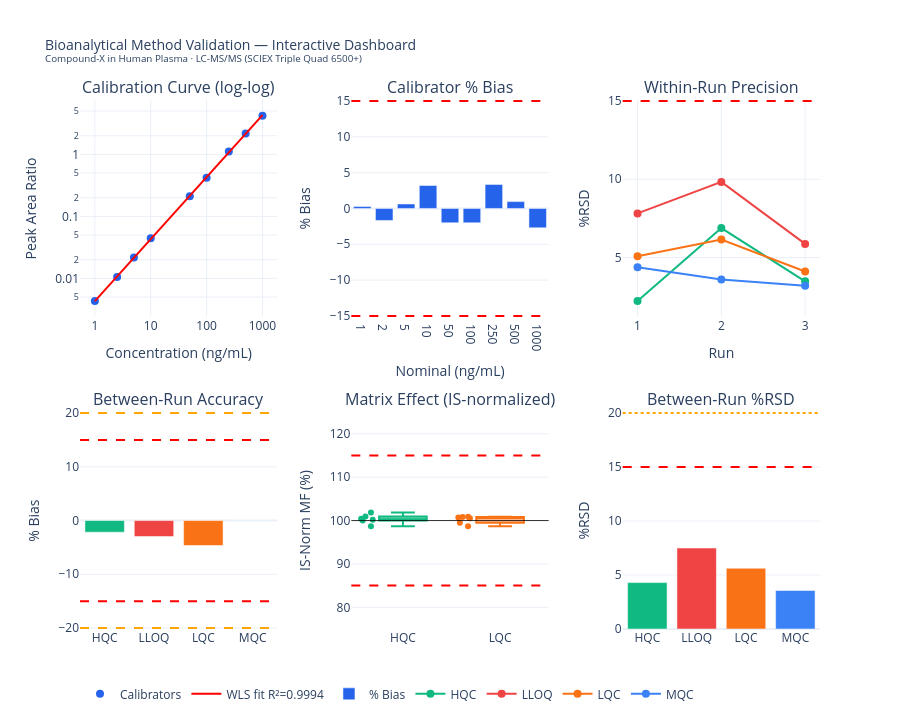

Here is the notebook cell this chart was saved with:
### Markdown cell above
---
## 8. Interactive Plotly Dashboard

### Code cell
fig_p = make_subplots(
    rows=2, cols=3,
    subplot_titles=(
        'Calibration Curve (log-log)',
        'Calibrator % Bias',
        'Within-Run Precision',
        'Between-Run Accuracy',
        'Matrix Effect (IS-normalized)',
        'Between-Run %RSD'
    ),
    vertical_spacing=0.18,
    horizontal_spacing=0.10
)

PLOTLY_COLORS = {'LLOQ': '#EF4444', 'LQC': '#F97316', 'MQC': '#3B82F6', 'HQC': '#10B981'}

# Panel 1: Calibration curve
fig_p.add_trace(go.Scatter(
    x=cal_conc, y=measured_ratio, mode='markers',
    marker=dict(color='#2563EB', size=8),
    name='Calibrators',
    hovertemplate='%{x:.1f} ng/mL → %{y:.5f}<extra></extra>'
), row=1, col=1)
fig_p.add_trace(go.Scatter(
    x=x_fit, y=y_fit, mode='lines',
    line=dict(color='red', width=2),
    name=f'WLS fit R²={r2_weighted:.4f}',
), row=1, col=1)
fig_p.update_xaxes(type='log', title_text='Concentration (ng/mL)', row=1, col=1)
fig_p.update_yaxes(type='log', title_text='Peak Area Ratio', row=1, col=1)

# Panel 2: Calibrator % bias
fig_p.add_trace(go.Bar(
    x=[f'{c:.0f}' for c in cal_conc],
    y=pct_bias_cal,
    marker_color=['#EF4444' if abs(b) > 15 else '#2563EB' for b in pct_bias_cal],
    name='% Bias',
    hovertemplate='%{x} ng/mL: %{y:.2f}%<extra></extra>'
), row=1, col=2)
for y_val, color, dash in [(15,'red','dash'),(-15,'red','dash')]:
    fig_p.add_hline(y=y_val, line_color=color, line_dash=dash, row=1, col=2)
fig_p.update_xaxes(title_text='Nominal (ng/mL)', row=1, col=2)
fig_p.update_yaxes(title_text='% Bias', row=1, col=2)

# Panel 3: Within-run precision
for level, grp in within_run.groupby('QC Level'):
    fig_p.add_trace(go.Scatter(
        x=grp['Run'], y=grp['%RSD_within'],
        mode='lines+markers', name=level,
        line=dict(color=PLOTLY_COLORS[level]),
        marker=dict(size=8),
        legendgroup=level,
        hovertemplate=f'{level} Run %{{x}}: %{{y:.2f}}%RSD<extra></extra>'
    ), row=1, col=3)
fig_p.add_hline(y=15, line_dash='dash', line_color='red', row=1, col=3)
fig_p.update_xaxes(title_text='Run', tickvals=[1,2,3], row=1, col=3)
fig_p.update_yaxes(title_text='%RSD', row=1, col=3)

# Panel 4: Between-run accuracy
fig_p.add_trace(go.Bar(
    x=between_run['QC Level'],
    y=between_run['%Bias_overall'],
    marker_color=[PLOTLY_COLORS[l] for l in between_run['QC Level']],
    name='% Bias (between-run)',
    showlegend=False,
    hovertemplate='%{x}: %{y:.2f}%<extra></extra>'
), row=2, col=1)
for y_val in [15, -15, 20, -20]:
    fig_p.add_hline(y=y_val,
                    line_color='red' if abs(y_val)==15 else 'orange',
                    line_dash='dash', row=2, col=1)
fig_p.update_yaxes(title_text='% Bias', row=2, col=1)

# Panel 5: Matrix effect
for level, grp in df_me.groupby('QC Level'):
    fig_p.add_trace(go.Box(
        y=grp['Matrix Factor IS-norm (%)'],
        name=level,
        marker_color=PLOTLY_COLORS.get(level, '#888'),
        boxpoints='all', jitter=0.3,
        showlegend=False,
        hovertemplate=f'{level}: %{{y:.1f}}%<extra></extra>'
    ), row=2, col=2)
fig_p.add_hline(y=115, line_dash='dash', line_color='red', row=2, col=2)
fig_p.add_hline(y=85,  line_dash='dash', line_color='red', row=2, col=2)
fig_p.add_hline(y=100, line_color='black', line_width=0.8, row=2, col=2)
fig_p.update_yaxes(title_text='IS-Norm MF (%)', range=[75,125], row=2, col=2)

# Panel 6: Between-run %RSD
fig_p.add_trace(go.Bar(
    x=between_run['QC Level'],
    y=between_run['%RSD_between'],
    marker_color=[PLOTLY_COLORS[l] for l in between_run['QC Level']],
    name='%RSD (between-run)',
    showlegend=False,
    hovertemplate='%{x}: %{y:.2f}%RSD<extra></extra>'
), row=2, col=3)
fig_p.add_hline(y=15, line_dash='dash', line_color='red', row=2, col=3)
fig_p.add_hline(y=20, line_dash='dot', line_color='orange', row=2, col=3)
fig_p.update_yaxes(title_text='%RSD', row=2, col=3)

fig_p.update_layout(
    title=dict(
        text=f'Bioanalytical Method Validation — Interactive Dashboard<br>'
             f'<sup>{DRUG_NAME} in {MATRIX} · {METHOD}</sup>',
        font=dict(size=14)
    ),
    height=720,
    template='plotly_white',
    legend=dict(orientation='h', yanchor='bottom', y=-0.15, x=0)
)

fig_p.show()
fig_p.write_html('method_validation_dashboard.html')
print('Interactive dashboard saved: method_validation_dashboard.html')

### Figure 1 — Plotly figure (JSON) as saved in the notebook; plotly's stock layout.template omitted (floating-point values rounded to 4 significant figures; data arrays with more than 128 entries replaced by an {"elided": "..."} marker saying what was removed)
{"data": [{"hovertemplate": "%{x:.1f} ng/mL → %{y:.5f}<extra></extra>", "marker": {"color": "#2563EB", "size": 8}, "mode": "markers", "name": "Calibrators", "type": "scatter", "x": [1.0, 2.5, 5.0, 10.0, 50.0, 100.0, 250.0, 500.0, 1000.0], "xaxis": "x", "y": [0.004313, 0.01058, 0.02166, 0.04444, 0.211, 0.422, 1.113, 2.174, 4.19], "yaxis": "y"}, {"line": {"color": "red", "width": 2}, "mode": "lines", "name": "WLS fit R²=0.9994", "type": "scatter", "x": {"elided": "300 float values"}, "xaxis": "x", "y": {"elided": "300 float values"}, "yaxis": "y"}, {"hovertemplate": "%{x} ng/mL: %{y:.2f}%<extra></extra>", "marker": {"color": ["#2563EB", "#2563EB", "#2563EB", "#2563EB", "#2563EB", "#2563EB", "#2563EB", "#2563EB", "#2563EB"]}, "name": "% Bias", "type": "bar", "x": ["1", "2", "5", "10", "50", "100", "250", "500", "1000"], "xaxis": "x2", "y": [0.2746, -1.679, 0.6229, 3.202, -2.01, -2.011, 3.356, 0.953, -2.709], "yaxis": "y2"}, {"hovertemplate": "HQC Run %{x}: %{y:.2f}%RSD<extra></extra>", "legendgroup": "HQC", "line": {"color": "#10B981"}, "marker": {"size": 8}, "mode": "lines+markers", "name": "HQC", "type": "scatter", "x": [1, 2, 3], "xaxis": "x3", "y": [2.22, 6.88, 3.48], "yaxis": "y3"}, {"hovertemplate": "LLOQ Run %{x}: %{y:.2f}%RSD<extra></extra>", "legendgroup": "LLOQ", "line": {"color": "#EF4444"}, "marker": {"size": 8}, "mode": "lines+markers", "name": "LLOQ", "type": "scatter", "x": [1, 2, 3], "xaxis": "x3", "y": [7.82, 9.83, 5.87], "yaxis": "y3"}, {"hovertemplate": "LQC Run %{x}: %{y:.2f}%RSD<extra></extra>", "legendgroup": "LQC", "line": {"color": "#F97316"}, "marker": {"size": 8}, "mode": "lines+markers", "name": "LQC", "type": "scatter", "x": [1, 2, 3], "xaxis": "x3", "y": [5.08, 6.15, 4.11], "yaxis": "y3"}, {"hovertemplate": "MQC Run %{x}: %{y:.2f}%RSD<extra></extra>", "legendgroup": "MQC", "line": {"color": "#3B82F6"}, "marker": {"size": 8}, "mode": "lines+markers", "name": "MQC", "type": "scatter", "x": [1, 2, 3], "xaxis": "x3", "y": [4.38, 3.6, 3.2], "yaxis": "y3"}, {"hovertemplate": "%{x}: %{y:.2f}%<extra></extra>", "marker": {"color": ["#10B981", "#EF4444", "#F97316", "#3B82F6"]}, "name": "% Bias (between-run)", "showlegend": false, "type": "bar", "x": ["HQC", "LLOQ", "LQC", "MQC"], "xaxis": "x4", "y": [-2.16, -2.97, -4.65, 0.07], "yaxis": "y4"}, {"boxpoints": "all", "hovertemplate": "HQC: %{y:.1f}%<extra></extra>", "jitter": 0.3, "marker": {"color": "#10B981"}, "name": "HQC", "showlegend": false, "type": "box", "xaxis": "x5", "y": [98.68, 100.0, 100.4, 100.2, 101.0, 101.8], "yaxis": "y5"}, {"boxpoints": "all", "hovertemplate": "LQC: %{y:.1f}%<extra></extra>", "jitter": 0.3, "marker": {"color": "#F97316"}, "name": "LQC", "showlegend": false, "type": "box", "xaxis": "x5", "y": [100.8, 100.9, 99.52, 100.5, 98.7, 100.7], "yaxis": "y5"}, {"hovertemplate": "%{x}: %{y:.2f}%RSD<extra></extra>", "marker": {"color": ["#10B981", "#EF4444", "#F97316", "#3B82F6"]}, "name": "%RSD (between-run)", "showlegend": false, "type": "bar", "x": ["HQC", "LLOQ", "LQC", "MQC"], "xaxis": "x6", "y": [4.3, 7.5, 5.63, 3.57], "yaxis": "y6"}], "layout": {"annotations": [{"font": {"size": 16}, "showarrow": false, "text": "Calibration Curve (log-log)", "x": 0.1333, "xanchor": "center", "xref": "paper", "y": 1, "yanchor": "bottom", "yref": "paper"}, {"font": {"size": 16}, "showarrow": false, "text": "Calibrator % Bias", "x": 0.5, "xanchor": "center", "xref": "paper", "y": 1, "yanchor": "bottom", "yref": "paper"}, {"font": {"size": 16}, "showarrow": false, "text": "Within-Run Precision", "x": 0.8667, "xanchor": "center", "xref": "paper", "y": 1, "yanchor": "bottom", "yref": "paper"}, {"font": {"size": 16}, "showarrow": false, "text": "Between-Run Accuracy", "x": 0.1333, "xanchor": "center", "xref": "paper", "y": 0.41, "yanchor": "bottom", "yref": "paper"}, {"font": {"size": 16}, "showarrow": false, "text": "Matrix Effect (IS-normalized)", "x": 0.5, "xanchor": "center", "xref": "paper", "y": 0.41, "yanchor": "bottom", "yref": "paper"}, {"font": {"size": 16}, "showarrow": false, "text": "Between-Run %RSD", "x": 0.8667, "xanchor": "center", "xref": "paper", "y": 0.41, "yanchor": "bottom", "yref": "paper"}], "height": 720, "legend": {"orientation": "h", "x": 0, "y": -0.15, "yanchor": "bottom"}, "shapes": [{"line": {"color": "red", "dash": "dash"}, "type": "line", "x0": 0, "x1": 1, "xref": "x2 domain", "y0": 15, "y1": 15, "yref": "y2"}, {"line": {"color": "red", "dash": "dash"}, "type": "line", "x0": 0, "x1": 1, "xref": "x2 domain", "y0": -15, "y1": -15, "yref": "y2"}, {"line": {"color": "red", "dash": "dash"}, "type": "line", "x0": 0, "x1": 1, "xref": "x3 domain", "y0": 15, "y1": 15, "yref": "y3"}, {"line": {"color": "red", "dash": "dash"}, "type": "line", "x0": 0, "x1": 1, "xref": "x4 domain", "y0": 15, "y1": 15, "yref": "y4"}, {"line": {"color": "red", "dash": "dash"}, "type": "line", "x0": 0, "x1": 1, "xref": "x4 domain", "y0": -15, "y1": -15, "yref": "y4"}, {"line": {"color": "orange", "dash": "dash"}, "type": "line", "x0": 0, "x1": 1, "xref": "x4 domain", "y0": 20, "y1": 20, "yref": "y4"}, {"line": {"color": "orange", "dash": "dash"}, "type": "line", "x0": 0, "x1": 1, "xref": "x4 domain", "y0": -20, "y1": -20, "yref": "y4"}, {"line": {"color": "red", "dash": "dash"}, "type": "line", "x0": 0, "x1": 1, "xref": "x5 domain", "y0": 115, "y1": 115, "yref": "y5"}, {"line": {"color": "red", "dash": "dash"}, "type": "line", "x0": 0, "x1": 1, "xref": "x5 domain", "y0": 85, "y1": 85, "yref": "y5"}, {"line": {"color": "black", "width": 0.8}, "type": "line", "x0": 0, "x1": 1, "xref": "x5 domain", "y0": 100, "y1": 100, "yref": "y5"}, {"line": {"color": "red", "dash": "dash"}, "type": "line", "x0": 0, "x1": 1, "xref": "x6 domain", "y0": 15, "y1": 15, "yref": "y6"}, {"line": {"color": "orange", "dash": "dot"}, "type": "line", "x0": 0, "x1": 1, "xref": "x6 domain", "y0": 20, "y1": 20, "yref": "y6"}], "title": {"font": {"size": 14}, "text": "Bioanalytical Method Validation — Interactive Dashboard<br><sup>Compound-X in Human Plasma · LC-MS/MS (SCIEX Triple Quad 6500+)</sup>"}, "xaxis": {"anchor": "y", "domain": [0, 0.2667], "title": {"text": "Concentration (ng/mL)"}, "type": "log"}, "xaxis2": {"anchor": "y2", "domain": [0.3667, 0.6333], "title": {"text": "Nominal (ng/mL)"}}, "xaxis3": {"anchor": "y3", "domain": [0.7333, 1], "tickvals": [1, 2, 3], "title": {"text": "Run"}}, "xaxis4": {"anchor": "y4", "domain": [0, 0.2667]}, "xaxis5": {"anchor": "y5", "domain": [0.3667, 0.6333]}, "xaxis6": {"anchor": "y6", "domain": [0.7333, 1]}, "yaxis": {"anchor": "x", "domain": [0.59, 1], "title": {"text": "Peak Area Ratio"}, "type": "log"}, "yaxis2": {"anchor": "x2", "domain": [0.59, 1], "title": {"text": "% Bias"}}, "yaxis3": {"anchor": "x3", "domain": [0.59, 1], "title": {"text": "%RSD"}}, "yaxis4": {"anchor": "x4", "domain": [0, 0.41], "title": {"text": "% Bias"}}, "yaxis5": {"anchor": "x5", "domain": [0, 0.41], "range": [75, 125], "title": {"text": "IS-Norm MF (%)"}}, "yaxis6": {"anchor": "x6", "domain": [0, 0.41], "title": {"text": "%RSD"}}}}
